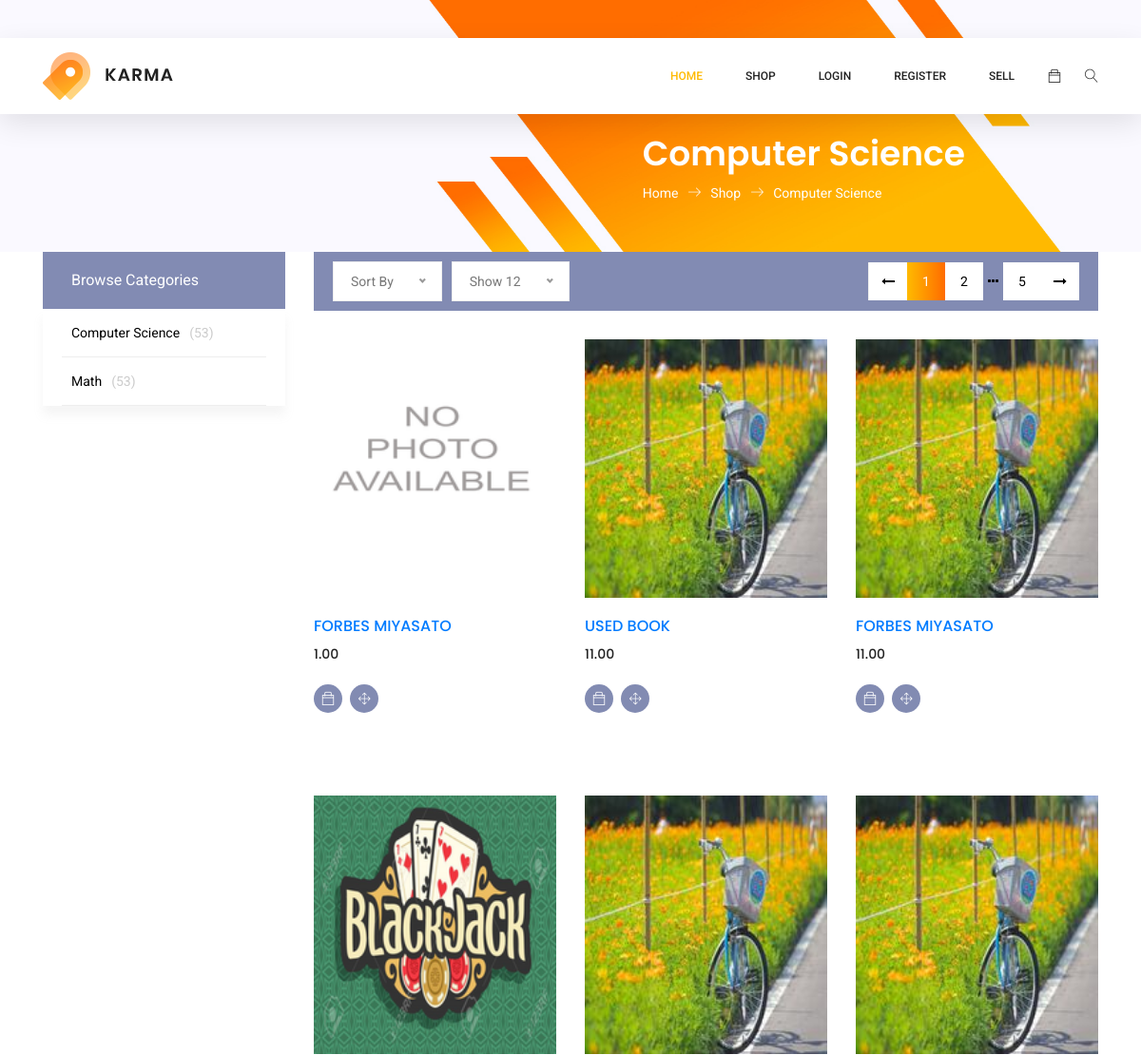
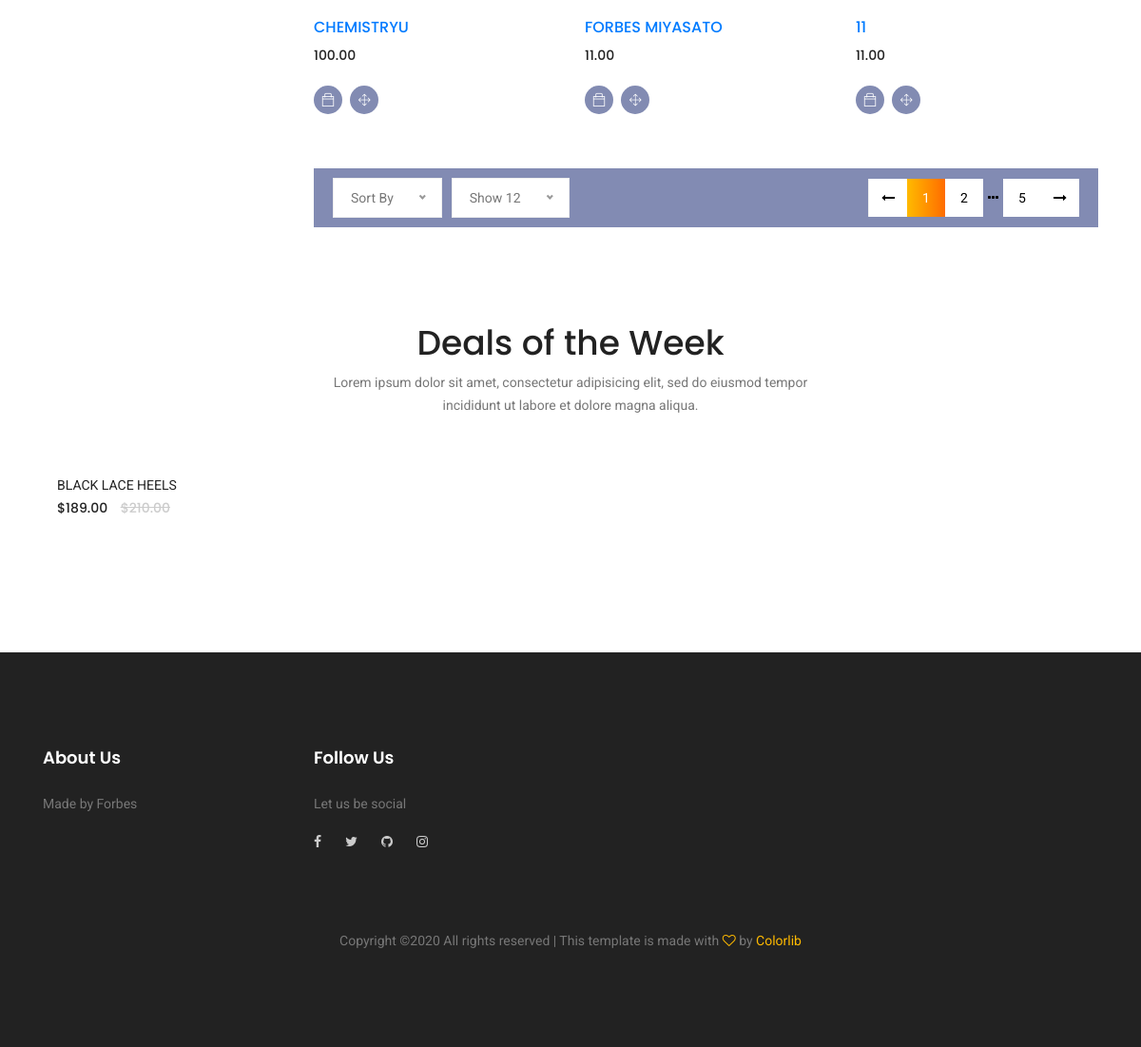
/shop/department/1, run on the app's committed database (2 pictures, top to bottom).
### BookMarket/models.py (models this page shows, shortened)
class ItemDepartment(db.Model):
    __tablename__ = 'itemdepartment'
    id = db.Column(db.Integer, primary_key=True)
    department_name = db.Column(db.String(100), nullable=False)
    classes = db.relationship('ItemClass', backref='parent', lazy=True)

class Item(db.Model):
    id = db.Column(db.Integer, primary_key=True)
    name = db.Column(db.String(100), nullable=False)
    date_posted = db.Column(db.DateTime, nullable=False,
                            default=datetime.utcnow)
    description = db.Column(db.Text, nullable=False)
    price = db.Column(db.DECIMAL(10, 2), nullable=False)
    thumbnail = db.Column(db.String, nullable=False,
                          default='No_picture_available.png')
    user_id = db.Column(db.Integer, db.ForeignKey('user.id'), nullable=False)
    class_id = db.Column(db.Integer, db.ForeignKey('itemclass.id'), nullable=False)
    department_id = db.Column(db.Integer, db.ForeignKey('itemdepartment.id'), nullable=False)
    images = db.relationship('ItemImage', backref='owner', lazy=True)

### BookMarket/routes.py (the view)
@app.route("/shop/department/<int:department_id>")
def items_for_department(department_id):
    per_page = request.args.get('per_page', 6, type=int)
    page = request.args.get('page', 1, type=int)
    departments = db.session.query(ItemDepartment).all()
    order = request.args.get('order', 'desc')
    date_sorted = getattr(Item.date_posted, order)()
    department = ItemDepartment.query.get_or_404(department_id)
    posts = Item.query.filter_by(department_id=department_id).order_by(
        date_sorted).paginate(page=page, per_page=per_page)
    return render_template('shop_department.html', title='Shop', posts=posts, departments=departments, department=department)

### BookMarket/templates/shop_department.html (shortened to what this page needs)
{% extends "layout.html" %}
{% block content %}
<section class="banner-area organic-breadcrumb">
    <div class="container">
        <div class="breadcrumb-banner d-flex flex-wrap align-items-center justify-content-end">
            <div class="col-first">
                <h1>{{department.department_name}}</h1>
                <nav class="d-flex align-items-center">
                    <a href="{{url_for('home')}}">Home<span class="lnr lnr-arrow-right"></span></a>
                    <a href="{{url_for('shop')}}">Shop<span class="lnr lnr-arrow-right"></span></a>
                    <a href="">{{department.department_name}}</a>
                </nav>
            </div>
        </div>
    </div>
</section>
<div class="container">
    <div class="row">
        {% include "side_bar.html" %}
        <div class="col-xl-9 col-lg-8 col-md-7">
            {% include "filter.html" %}
            {% include "item_list.html" %}
            {% include "filter.html" %}
        </div>
    </div>
</div>
<section class="related-product-area section_gap">
    <div class="container">
        <div class="row justify-content-center">
            <div class="col-lg-6 text-center">
                <div class="section-title">
                    <h1>Deals of the Week</h1>
                    <p>Lorem ipsum dolor sit amet, consectetur adipisicing elit, sed do eiusmod tempor incididunt ut
                        labore et dolore
                        magna aliqua.</p>
                </div>
            </div>
        </div>
        <div class="row">
            <div class="col-lg-9">
                <div class="row">
                    <div class="col-lg-4 col-md-4 col-sm-6 mb-20">
                        <div class="single-related-product d-flex">
                            <div class="desc">
                                <a href="#" class="title">Black lace Heels</a>
                                <div class="price">
                                    <h6>$189.00</h6>
                                    <h6 class="l-through">$210.00</h6>
                                </div>
                            </div>
                        </div>
                    </div>
                </div>
            </div>
            <div class="col-lg-3">
            </div>
        </div>
    </div>
</section>
{% endblock content %}

### BookMarket/templates/layout.html (shortened to what this page needs)
<!DOCTYPE html>
<html>
<head>
    <link rel="stylesheet" href="https://stackpath.bootstrapcdn.com/bootstrap/4.4.1/css/bootstrap.min.css"
>
    <link rel="stylesheet" type="text/css" href="{{ url_for('static', filename='main.css')}}">
    <link rel="stylesheet" type="text/css" href="{{ url_for('static', filename='/css/main.css')}}">
    <link rel="stylesheet" href="{{ url_for('static', filename='/css/linearicons.css')}}">
    <link rel="stylesheet" href="{{ url_for('static', filename='/css/font-awesome.min.css')}}">
    <link rel="stylesheet" href="{{ url_for('static', filename='/css/themify-icons.css')}}">
    <link rel="stylesheet" href="{{ url_for('static', filename='/css/bootstrap.css')}}">
    <link rel="stylesheet" href="{{ url_for('static', filename='/css/owl.carousel.css')}}">
    <link rel="stylesheet" href="{{ url_for('static', filename='/css/nice-select.css')}}">
    <link rel="stylesheet" href="{{ url_for('static', filename='/css/nouislider.min.css')}}">
    <link rel="stylesheet" href="{{ url_for('static', filename='/css/ion.rangeSlider.css')}}" />
    <link rel="stylesheet" href="{{ url_for('static', filename='/css/ion.rangeSlider.skinFlat.css')}}" />
    <link rel="stylesheet" href="{{ url_for('static', filename='/css/magnific-popup.css')}}">
    <link rel="stylesheet" href="{{ url_for('static', filename='/css/main.css')}}">
</head>
<body>
<header class="header_area sticky-header">
  <div class="main_menu">
    <nav class="navbar navbar-expand-lg navbar-light main_box">
      <div class="container">
        <a class="navbar-brand logo_h" href="{{ url_for('home')}}"><img src="{{ url_for('static', filename='img/logo.png')}}" alt=""></a>
        <div class="collapse navbar-collapse offset" id="navbarSupportedContent">
          <ul class="nav navbar-nav menu_nav ml-auto">
            <li class="nav-item active"><a class="nav-link" href="{{ url_for('home')}}">Home</a></li>
            <li class="nav-item"><a class="nav-link" href="{{ url_for('shop')}}">shop</a></li>
            {% if current_user.is_authenticated %}
            <li class="nav-item"><a class="nav-link" href="{{ url_for('logout')}}">Logout</a></li>
            <li class="nav-item submenu dropdown">
              <a href="#" class="nav-link dropdown-toggle" data-toggle="dropdown" role="button" aria-haspopup="true"
               aria-expanded="false">User</a>
              <ul class="dropdown-menu">
                <li class="nav-item"><a class="nav-link" href="category.html">Account</a></li>
                <li class="nav-item"><a class="nav-link" href="single-product.html">Listings</a></li>
                <li class="nav-item"><a class="nav-link" href="{{url_for('saved_for_later')}}">Saved</a></li>
              </ul>
            </li>
            {% else %}
            <li class="nav-item"><a class="nav-link" href="{{ url_for('login')}}">Login</a></li>
            <li class="nav-item"><a class="nav-link" href="{{ url_for('register')}}">Register</a></li>
            {% endif %}
            <li class="nav-item"><a class="nav-link" href="{{ url_for('new_item')}}">Sell</a></li>
          </ul>
          <ul class="nav navbar-nav navbar-right">
            <li class="nav-item"><a href="#" class="cart"><span class="ti-bag"></span></a></li>
            <li class="nav-item">
              <button class="search"><span class="lnr lnr-magnifier" id="search"></span></button>
            </li>
          </ul>
        </div>
      </div>
    </nav>
  </div>
</header>
            {% block content %}{% endblock %}
	<footer class="footer-area section_gap">
		<div class="container">
			<div class="row">
				<div class="col-lg-3  col-md-6 col-sm-6">
					<div class="single-footer-widget">
						<h6>About Us</h6>
						<p>
							Made by Forbes
						</p>
					</div>
				</div>
				<div class="col-lg-2 col-md-6 col-sm-6">
					<div class="single-footer-widget">
						<h6>Follow Us</h6>
						<p>Let us be social</p>
						<div class="footer-social d-flex align-items-center">
							<a href="#"><i class="fa fa-facebook"></i></a>
							<a href="#"><i class="fa fa-twitter"></i></a>
							<a href="https://github.com/forbesmiyasato"><i class="fa fa-github"></i></a>
							<a href="https://www.instagram.com/forbesmiyasato/"><i class="fa fa-instagram"></i></a>
						</div>
					</div>
				</div>
			</div>
			<div class="footer-bottom d-flex justify-content-center align-items-center flex-wrap">
				<p class="footer-text m-0">
Copyright &copy;<script>document.write(new Date().getFullYear());</script> All rights reserved | This template is made with <i class="fa fa-heart-o" aria-hidden="true"></i> by <a href="https://colorlib.com" target="_blank">Colorlib</a>
</p>
			</div>
		</div>
	</footer>
</body>
</html>

### BookMarket/templates/side_bar.html (shortened to what this page needs)
{% block body_content %}
<div class="col-xl-3 col-lg-4 col-md-5">
    <div class="sidebar-categories">
        <div class="head">Browse Categories</div>
        <ul class="main-categories">
            {% for department in departments %}
            <li class="main-nav-list">
                <a aria-expanded="false" {% if department.classes|length > 0 %}data-toggle="collapse"
                    href="#nav{{department.id}}" {% endif %} aria-controls="{{department_id}}">
                    {{department.department_name}}<span class="number">(53)</span>
                </a>
            </li>
            {% endfor %}
        </ul>
    </div>
</div>
{% endblock %}

### BookMarket/templates/filter.html (shortened to what this page needs)
{% block body_content %}
<div class="filter-bar d-flex flex-wrap align-items-center">
    <div class="sorting">
    </div>
    <div class="sorting mr-auto">
    </div>
    <div class="pagination">
        <a href="#" class="persist-link prev-arrow"><i class="fa fa-long-arrow-left"
                aria-hidden="true"></i></a>
        {% for page_num in posts.iter_pages(left_edge=1, right_edge=1, left_current=1, right_current=2) %}
        {% if page_num %}
        {% if posts.page == page_num %}
        <a class="persist-link active" rel="keep-params" href="{{url_for('shop', page=page_num)}}">
            {{page_num}} </a>
        {% else %}
        <a href="{{url_for('shop', page=page_num)}}" class="persist-link"> {{page_num}} </a>
        {% endif %}
        {% else %}
        <a class="dot-dot"><i class="fa fa-ellipsis-h" aria-hidden="true"></i></a>
        {% endif %}
        {% endfor %}
        <a href="#" class="persist-link next-arrow"><i class="fa fa-long-arrow-right"
                aria-hidden="true"></i></a>
    </div>
</div>
{% endblock %}

### BookMarket/templates/item_list.html (shortened to what this page needs)
{% block body_content %}
<section class="lattest-product-area pb-40 category-list">
    <div class="row">
        {% for post in posts.items %}
        <div class="col-lg-4 col-md-6">
            <div class="single-product">
                <img class="img-fluid" src="{{url_for('static', filename='item_pics/' + post.thumbnail)}}"
                    alt="">
                <div class="product-details">
                    <h6><a href="{{url_for('item', item_id=post.id)}}">{{post.name}}</a></h6>
                    <div class="price">
                        <h6>{{post.price}}</h6>
                    </div>
                    <div class="prd-bottom">
                        <a onclick="addToBag({{post.id}}, {{current_user.id}})" href="javascript:void(0)"
                            class="social-info">
                            <span class="ti-bag"></span>
                        </a>
                        <a href="{{url_for('item', item_id=post.id)}}" class="social-info">
                            <span class="lnr lnr-move"></span>
                        </a>
                    </div>
                </div>
            </div>
        </div>
        {% endfor %}
    </div>
</section>
{% endblock %}

### BookMarket/static/main.css (style rules this page uses)
body { background: #fafafa; color: #333333; margin-top: 5rem; }
h1, h2, h3, h4, h5, h6 { color: #444444; }

### data on the page
ItemDepartment: department_name "Computer Science"
ItemDepartment: department_name "Math"
Item: thumbnail (placeholder picture), name "FORBES MIYASATO", price "1.00"
Item: thumbnail (picture), name "USED BOOK", price "11.00"
Item: thumbnail (picture), name "FORBES MIYASATO", price "11.00"
Item: thumbnail (picture), name "CHEMISTRYU", price "100.00"
Item: thumbnail (picture), name "FORBES MIYASATO", price "11.00"
Item: thumbnail (picture), name "11", price "11.00"

### other printed values
{{ page_num }} "1" "1"
{{ page_num }} "2" "5" "2" "5"
